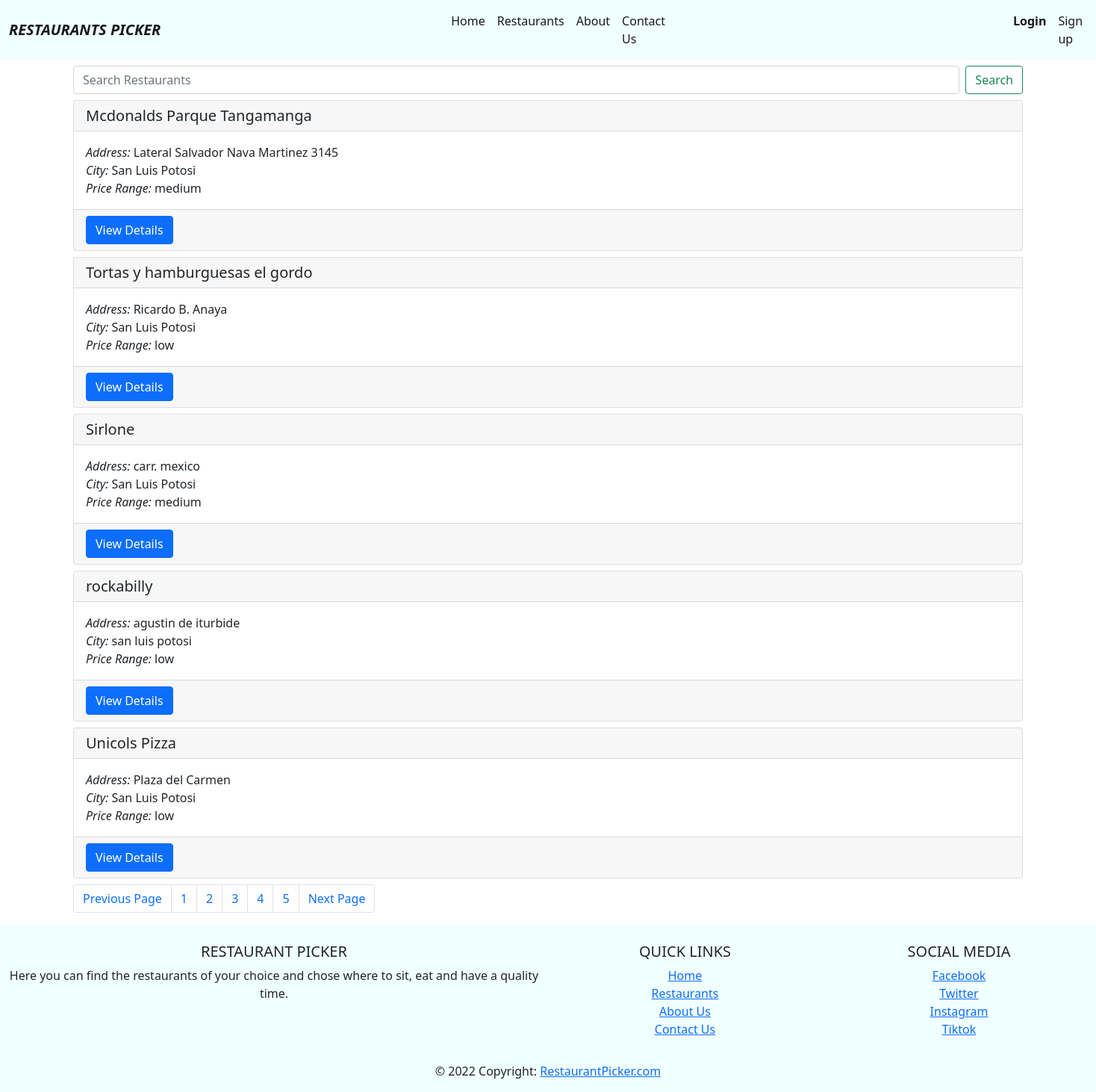
The app's page /restaurants/page/4 with its own data.
### restaurantApp/models.py (models this page shows, shortened)
class Restaurant(models.Model):
    name = models.CharField(max_length=100)
    address = models.CharField(max_length=100)
    city = models.CharField(max_length=50)
    alcohol = models.CharField(max_length=50,blank=True, null=True)
    smoking_area = models.CharField(max_length=50,blank=True, null=True)
    dresscode = models.CharField(max_length=50,blank=True, null=True)
    accessibility = models.CharField(max_length=50,blank=True, null=True)
    price = models.CharField(max_length=10)
    ambience = models.CharField(max_length=50,blank=True, null=True)
    area = models.CharField(max_length=50,blank=True, null=True)
    other_services = models.TextField(max_length=100,blank=True, null=True)
    favorite = models.ManyToManyField(User, related_name='favorite')

### restaurantApp/views.py (the view)
# urls.py: path('restaurants/page/<int:page_number>', views.get_restaurants, name="Restaurants Page"),
def get_restaurants(request, page_number):
    page_size = 5
    if page_number < 1:
        page_number = 1
    restaurant_count =  Restaurant.objects.count()
    last_page = math.ceil(restaurant_count/page_size)
    pagination = {
        'previous_page': page_number - 1,
        'current_page': page_number,
        'next_page': page_number + 1,
        'last_page': last_page
    }
    restaurants = Restaurant.objects.all()[(page_number-1)
                                 * page_size:page_number*page_size]
    return render(request,'restaurants.html',{'restaurants':restaurants, 'pagination': pagination})

### template/restaurants.html (shortened to what this page needs)
<!DOCTYPE html>
<html lang="en">
<head>
</head>
<body>
    {% extends 'base.html' %}
    {%block content%}
    <div class="container-fluid mt-2">
        <form class="d-flex">
            <input class="form-control me-2" type="search" placeholder="Search Restaurants" aria-label="Search">
            <button class="btn btn-outline-success" type="submit">Search</button>
          </form>
    </div>
    {%for restaurant in restaurants%}
    <div class="container-fluid mt-2">
        <div class="row">
            <div class="col-md-12">
                <div class="card">
                    <h5 class="card-header">
                        {{restaurant.name}}
                    </h5>
                    <div class="card-body">
                        <p class="card-text">
                            <i>Address:</i> {{restaurant.address}}<br>
                            <i>City:</i> {{restaurant.city}}<br>
                          <i>Price Range:</i> {{restaurant.price}}
                        </p>
                    </div>
                    <div class="card-footer">
                        <a href="/restaurant/{{restaurant.id}}" class="btn btn-primary">View Details</a>
                    </div>
                </div>
            </div>
        </div>
    </div>
    {% endfor %}
    <div class="container-fluid mt-2">
        <div class="row">
            <div class="col-md-12">
                <nav>
                    <ul class="pagination">
                        <li class="page-item">
                            {% if pagination.current_page > 1 %}
                            <a class ="page-link" href = "/restaurants/page/{{pagination.previous_page}}">Previous Page</a>
                        {% endif %}
                        </li>
                        <li class="page-item">
                            <a class="page-link" href="/restaurants/page/1">1</a>
                        </li>
                        <li class="page-item">
                            <a class="page-link" href="/restaurants/page/2">2</a>
                        </li>
                        <li class="page-item">
                            <a class="page-link" href="/restaurants/page/3">3</a>
                        </li>
                        <li class="page-item">
                            <a class="page-link" href="/restaurants/page/4">4</a>
                        </li>
                        <li class="page-item">
                            <a class="page-link" href="/restaurants/page/5">5</a>
                        </li>
                        <li class="page-item">
                            {% if pagination.current_page != pagination.last_page %}
                            <a class = "page-link" href = "/restaurants/page/{{pagination.next_page}}">Next Page</a>
                            {% endif %}
                        </li>
                    </ul>
                </nav>
            </div>
        </div>
    </div>
    {% endblock %}

### records on screen
Restaurant: name "Mcdonalds Parque Tangamanga", address "Lateral Salvador Nava Martinez 3145", city "San Luis Potosi", price "medium"
Restaurant: name "Tortas y hamburguesas el gordo", address "Ricardo B. Anaya", city "San Luis Potosi", price "low"
Restaurant: name "Sirlone", address "carr. mexico", city "San Luis Potosi", price "medium"
Restaurant: name "rockabilly", address "agustin de iturbide", city "san luis potosi", price "low"
Restaurant: name "Unicols Pizza", address "Plaza del Carmen", city "San Luis Potosi", price "low"
